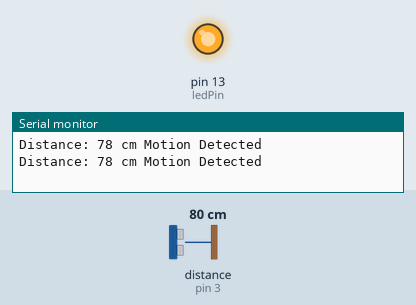
Recording of a sketch running on a simulated Arduino Uno, built with avr-gcc and run on an emulated ATmega328P. Parts: output pins drawn as LEDs (lit = HIGH), the last lines printed to the serial monitor. Wiring (inferred from the names in the program): ultrasonic range finder: trigger pin 2; echo pin 3. Inputs (shaded band) come from the test bench; at power-on: distance to the obstacle (sensor on pin 3) 80 cm. The echo pulse lasts 58.3 µs per cm; pins used as bus, display or sensor lines are not drawn.

Above: at 2.3 s.
2.4 s: distance to the obstacle (sensor on pin 3) set to 99 cm
4.5 s: distance to the obstacle (sensor on pin 3) set to 107 cm
At 5.8 s:
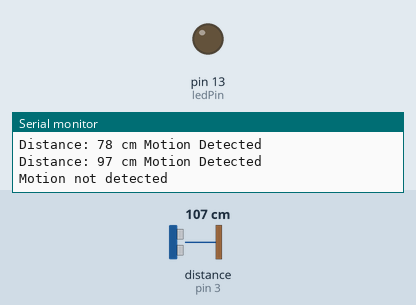
6.6 s: distance to the obstacle (sensor on pin 3) set to 2 cm
At 8.4 s:
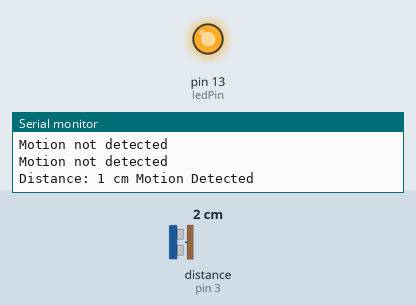
9.0 s: distance to the obstacle (sensor on pin 3) set to 120 cm
At 9.8 s:
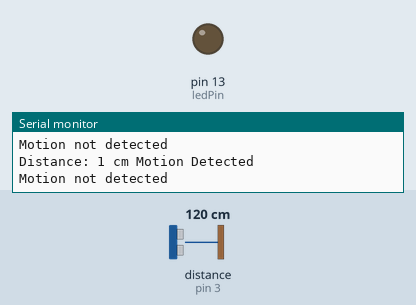
Timing chart, 0 to 12.0 s (numbered marks = the images above; inputs shaded):
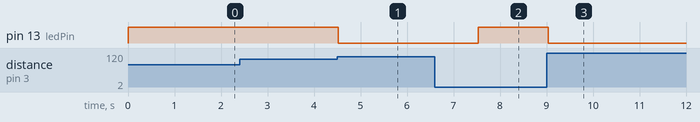

The sketch:

Task1.1P.ino
```cpp
const int trigPin = 2;  // Pin 2 is connected to trigger pin
const int echoPin = 3;  // Pin 3 is connected to echo pin
const int ledPin = 13;  // Pin 13 is connected to the LED

void setup() {
  Serial.begin(9600);  // Serial communication initialization
  pinMode(trigPin, OUTPUT);
  pinMode(echoPin, INPUT);
  pinMode(ledPin, OUTPUT);
}

void loop() {
  // The ultrasonic sensor is activated by sending a pulse.
  digitalWrite(trigPin, LOW);
  delayMicroseconds(2);
  digitalWrite(trigPin, HIGH);
  delayMicroseconds(10);
  digitalWrite(trigPin, LOW);

  // Using the echo pin, calculate the pulse's duration.
  long duration = pulseIn(echoPin, HIGH);

  // Convert the time to centimeters of distance.
  int distance = duration * 0.034 / 2;


  if (distance < 100){ //if distance is less than 100cm then turn the led on
    digitalWrite(ledPin, HIGH);
    Serial.print("Distance: ");
    Serial.print(distance);
    Serial.print(" cm");
  Serial.println(" Motion Detected");
    delay(1000);
  } else {
    digitalWrite(ledPin, LOW);
    Serial.println("Motion not detected");
    delay(1000);
  }

  delay(500);
}
```

Measured:
- the behaviour switches between 101 and 102 cm on distance to the obstacle (sensor on pin 3) (found by bisection; images 0 and 1)
- after the input at 4.5 s, pin 13 (ledPin): HIGH → LOW at once
- after the input at 6.6 s, pin 13 (ledPin): LOW → HIGH after 0.93 s
- after the input at 9.0 s, pin 13 (ledPin): HIGH → LOW at once
